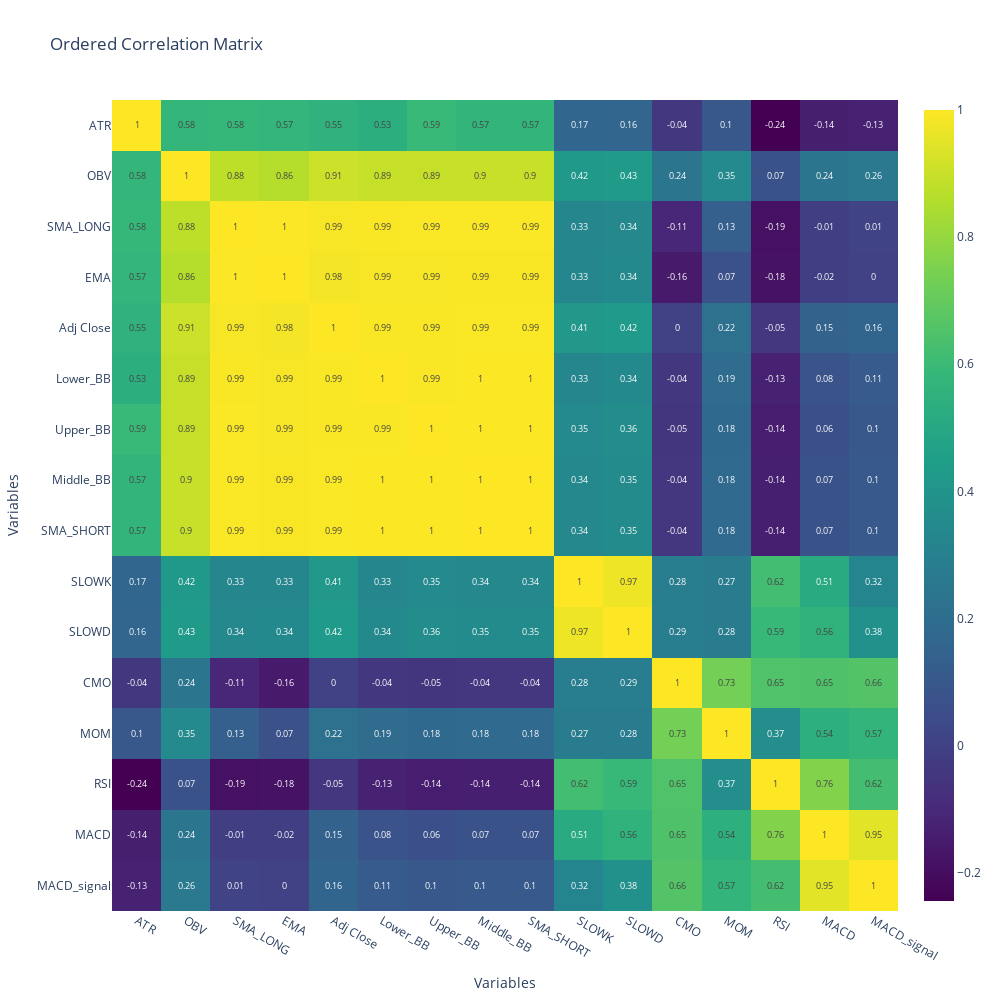

Notebook code for this chart:
### Code cell
correlation_matrix = X.corr()

# Perform hierarchical clustering to find the order of features
linked = sch.linkage(sch.distance.pdist(correlation_matrix), method='ward')
cluster_order = sch.dendrogram(linked, no_plot=True)['leaves']

# Reorder the correlation matrix
correlation_matrix_ordered = correlation_matrix.iloc[cluster_order, cluster_order]

fig = go.Figure(data=go.Heatmap(
                    z=correlation_matrix_ordered,
                    x=correlation_matrix_ordered.columns,
                    y=correlation_matrix_ordered.columns,
                    colorscale='Viridis',
                    text=correlation_matrix_ordered.round(2).values,  
                    texttemplate="%{text}",
                    textfont={"size":9}  
                    ))

# Update the layout
fig.update_layout(
    title='Ordered Correlation Matrix',
    xaxis_title="Variables",
    yaxis_title="Variables",
    xaxis=dict(side='bottom'),
    yaxis=dict(autorange='reversed'),
    width=1000,  
    height=1000,  
)

# Show the figure
pyo.iplot(fig)

### Figure 1 — Plotly figure (JSON) as saved in the notebook; plotly's stock layout.template omitted (floating-point values rounded to 4 significant figures; data arrays with more than 128 entries replaced by an {"elided": "..."} marker saying what was removed)
{"data": [{"colorscale": [[0, "#440154"], [0.1111, "#482878"], [0.2222, "#3e4989"], [0.3333, "#31688e"], [0.4444, "#26828e"], [0.5556, "#1f9e89"], [0.6667, "#35b779"], [0.7778, "#6ece58"], [0.8889, "#b5de2b"], [1, "#fde725"]], "text": {"elided": "16x16 float values"}, "textfont": {"size": 9}, "texttemplate": "%{text}", "type": "heatmap", "x": ["ATR", "OBV", "SMA_LONG", "EMA", "Adj Close", "Lower_BB", "Upper_BB", "Middle_BB", "SMA_SHORT", "SLOWK", "SLOWD", "CMO", "MOM", "RSI", "MACD", "MACD_signal"], "y": ["ATR", "OBV", "SMA_LONG", "EMA", "Adj Close", "Lower_BB", "Upper_BB", "Middle_BB", "SMA_SHORT", "SLOWK", "SLOWD", "CMO", "MOM", "RSI", "MACD", "MACD_signal"], "z": {"elided": "16x16 float values"}}], "layout": {"height": 1000, "title": {"text": "Ordered Correlation Matrix"}, "width": 1000, "xaxis": {"side": "bottom", "title": {"text": "Variables"}}, "yaxis": {"autorange": "reversed", "title": {"text": "Variables"}}}}
